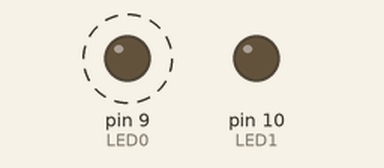
Recording of a sketch running on a simulated Arduino Uno, built with avr-gcc and run on an emulated ATmega328P. Shown: output pins drawn as LEDs (lit = HIGH). Dashed ring = blinking.

Above: at 0.5 s.
At 3.5 s:
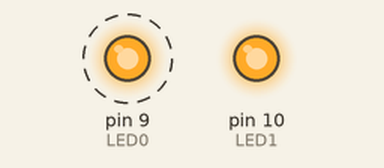
Timing chart, 0 to 5.2 s (numbered marks = the images above):
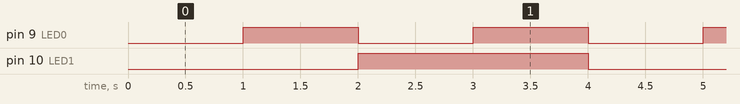

The sketch:

01_test_LEDs.ino
```cpp
#define LED0  9   // PB1
#define LED1 10   // PB2

void setup() {
	pinMode(LED0, OUTPUT);
	pinMode(LED1, OUTPUT);

}

void loop() {
	static uint8_t x = 0;
	digitalWrite(LED0, x>>0 & 1);
	digitalWrite(LED1, x>>1 & 1);
	x++;
	delay(1000); // [ms]

}
```

Measured:
- by itself, pin 9 (LED0): alternates HIGH for 1.0 s and LOW for 1.0 s
- by itself, pin 10 (LED1): alternates HIGH for 2.0 s and LOW for 2.0 s
- by itself, everything shown: repeats every 4.0 s, in 4 steps
